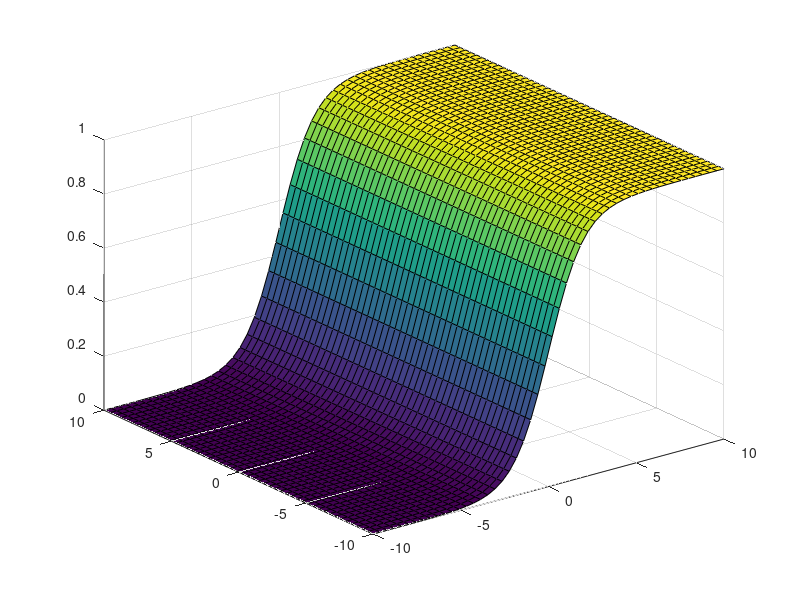

MATLAB code for this plot:
close all
clear all
x = linspace(-10,10, 50);
y = linspace(-10,10, 50);
a = 0.0;
b = 0.8;
for i = 1:length(x)
    for j = 1:length(x)
        %sigx = 1./(1 + exp(-x(i)));
        % rsig = 1./(1 + exp(-( sqrt(y(j)*y(j)  + x(i)*x(i)))));
        sig = 1./(1 + exp(-(a*x(i) + (1- a)*y(j))));
        % tan = tanh(x(i).*x(i) + y(j).*y(j));
        g(i,j) = (sig);
    end
end
surf(x,y,g)

if 0
    for i = 1:1000
        A = randn(50, 50);
        B = randn(50, 50);
        [Ua, Sa, Va] = svd(A);
        [Ub, Sb, Vb] = svd(B);
        Oa = Ua*Va';
        Ob = Ub*Vb';
        norms(i) = norm((Oa + Ob)/2);
    end
    mean(norms)
end